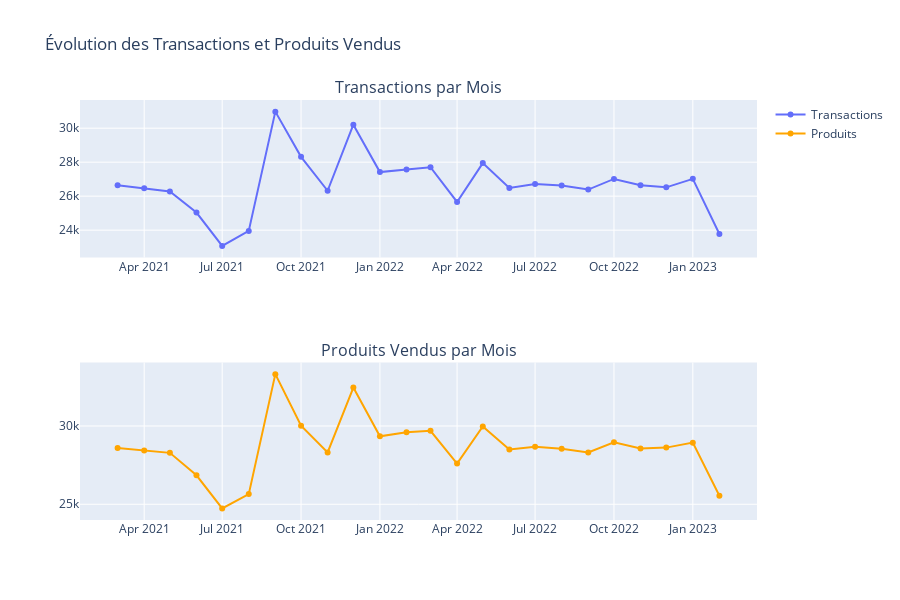

Here is the notebook cell this chart was saved with:
### Code cell
# Graphique combiné
fig = make_subplots(rows=2, cols=1, 
                   subplot_titles=['Transactions par Mois', 'Produits Vendus par Mois'])

fig.add_trace(go.Scatter(x=transactions_mensuel.index.astype(str), 
                        y=transactions_mensuel.values, mode='lines+markers',
                        name='Transactions'), row=1, col=1)

fig.add_trace(go.Scatter(x=products_mensuel.index.astype(str), 
                        y=products_mensuel.values, mode='lines+markers',
                        name='Produits', line=dict(color='orange')), row=2, col=1)

fig.update_layout(height=600, title_text="Évolution des Transactions et Produits Vendus")
fig.show()

#Graphiquement on est maintenant sûr qu'il y a une erreur

### Figure 1 — Plotly figure (JSON) as saved in the notebook; plotly's stock layout.template omitted (floating-point values rounded to 4 significant figures)
{"data": [{"mode": "lines+markers", "name": "Transactions", "type": "scatter", "x": ["2021-03", "2021-04", "2021-05", "2021-06", "2021-07", "2021-08", "2021-09", "2021-10", "2021-11", "2021-12", "2022-01", "2022-02", "2022-03", "2022-04", "2022-05", "2022-06", "2022-07", "2022-08", "2022-09", "2022-10", "2022-11", "2022-12", "2023-01", "2023-02"], "xaxis": "x", "y": [26647, 26470, 26272, 25038, 23075, 23955, 30975, 28313, 26319, 30208, 27416, 27569, 27703, 25659, 27946, 26479, 26715, 26622, 26387, 27014, 26641, 26519, 27019, 23773], "yaxis": "y"}, {"line": {"color": "orange"}, "mode": "lines+markers", "name": "Produits", "type": "scatter", "x": ["2021-03", "2021-04", "2021-05", "2021-06", "2021-07", "2021-08", "2021-09", "2021-10", "2021-11", "2021-12", "2022-01", "2022-02", "2022-03", "2022-04", "2022-05", "2022-06", "2022-07", "2022-08", "2022-09", "2022-10", "2022-11", "2022-12", "2023-01", "2023-02"], "xaxis": "x2", "y": [28601, 28443, 28285, 26850, 24738, 25650, 33314, 30022, 28311, 32457, 29343, 29594, 29696, 27602, 29975, 28504, 28670, 28544, 28306, 28964, 28563, 28619, 28938, 25545], "yaxis": "y2"}], "layout": {"annotations": [{"font": {"size": 16}, "showarrow": false, "text": "Transactions par Mois", "x": 0.5, "xanchor": "center", "xref": "paper", "y": 1, "yanchor": "bottom", "yref": "paper"}, {"font": {"size": 16}, "showarrow": false, "text": "Produits Vendus par Mois", "x": 0.5, "xanchor": "center", "xref": "paper", "y": 0.375, "yanchor": "bottom", "yref": "paper"}], "height": 600, "title": {"text": "Évolution des Transactions et Produits Vendus"}, "xaxis": {"anchor": "y", "domain": [0, 1]}, "xaxis2": {"anchor": "y2", "domain": [0, 1]}, "yaxis": {"anchor": "x", "domain": [0.625, 1]}, "yaxis2": {"anchor": "x2", "domain": [0, 0.375]}}}
